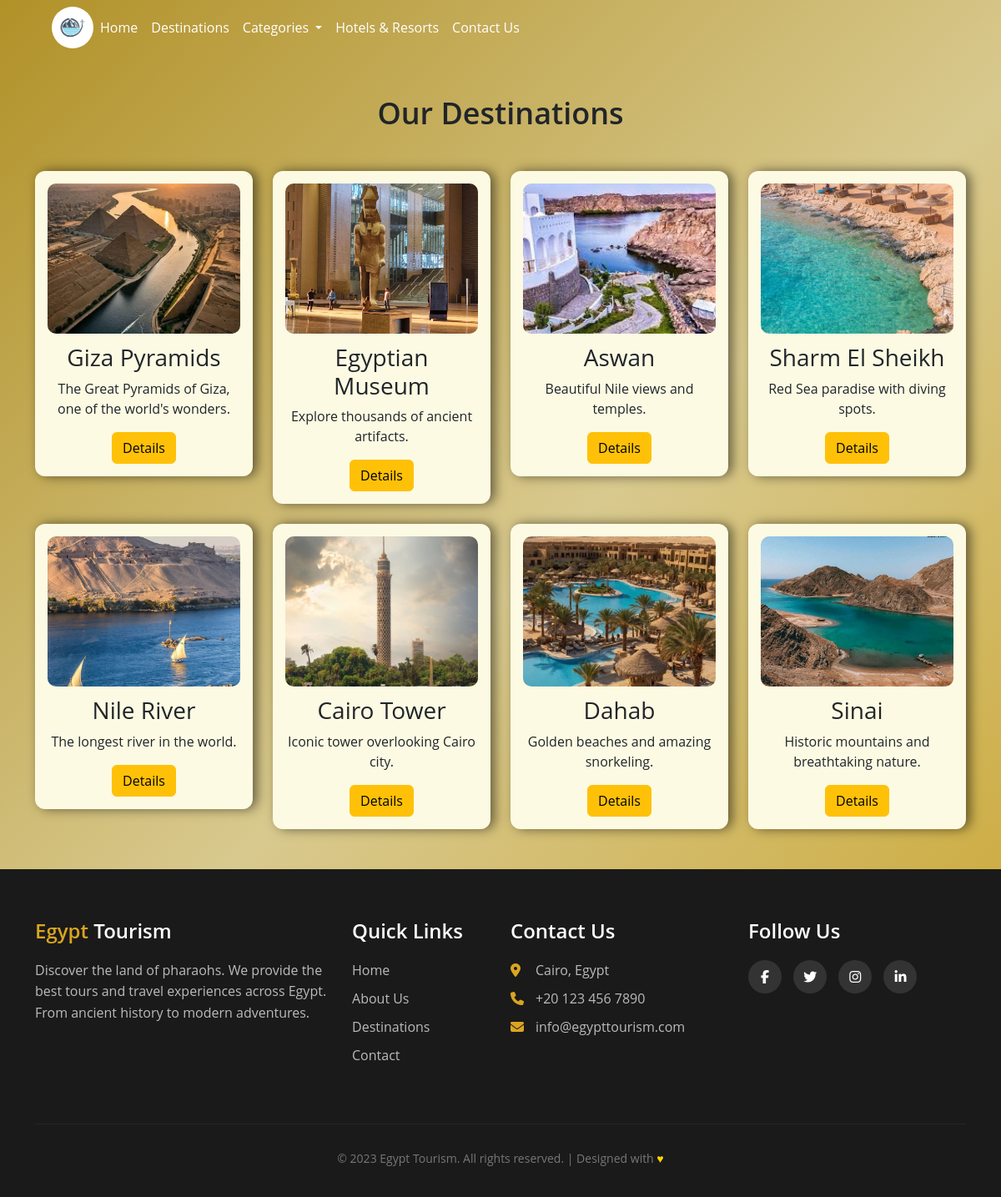
Before: /destination.php with the older database file.
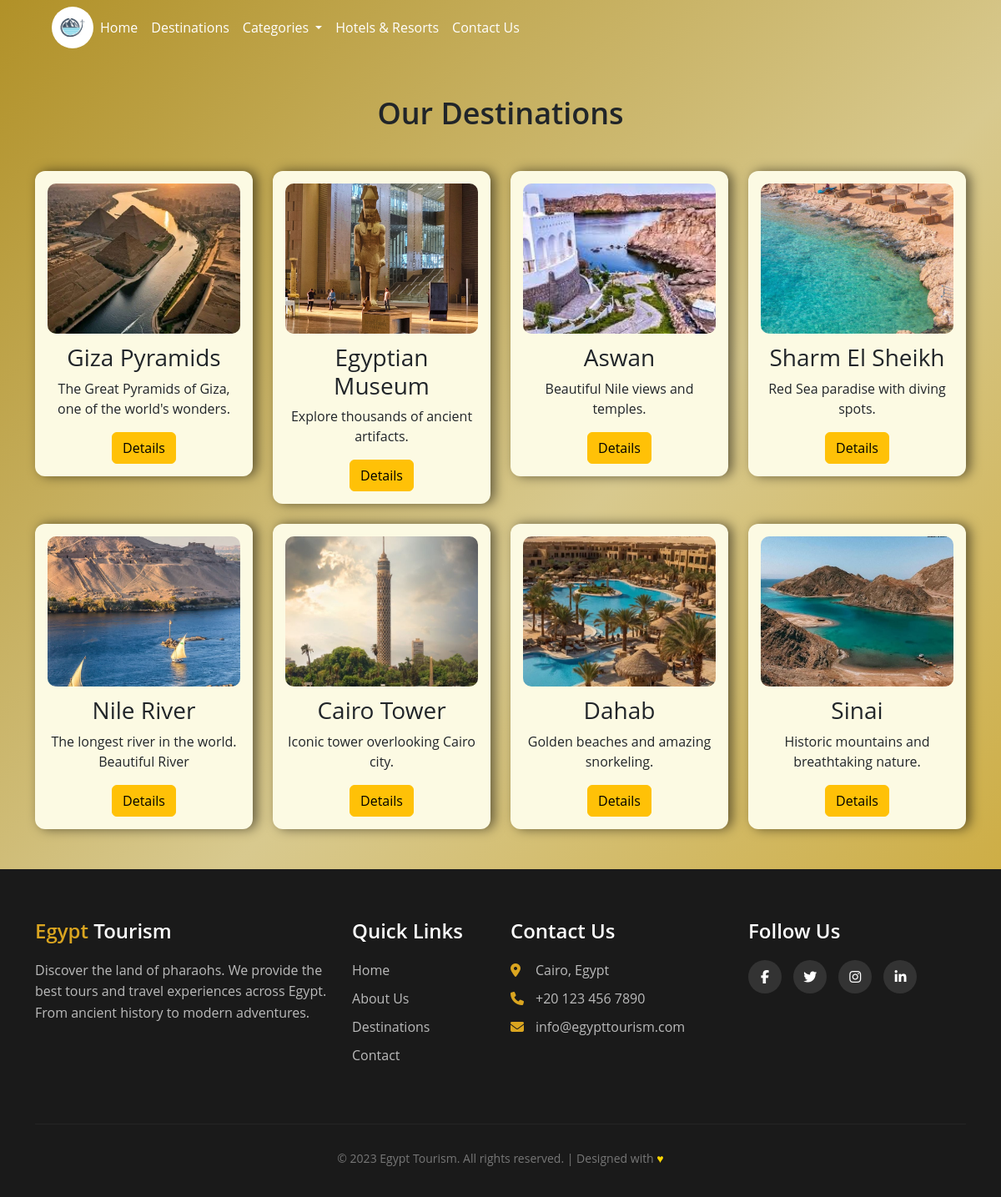
After: the same page with the newer database file.
### tables this page shows
CREATE TABLE `destination` (
  `id` int(11) NOT NULL,
  `name` varchar(100) DEFAULT NULL,
  `image` varchar(255) DEFAULT NULL,
  `description` text DEFAULT NULL
);

### destination.php (the view, shortened to what this page needs)
<!DOCTYPE html>
<html lang="en">
<head>
  <link rel="stylesheet" href="bootstrap/css/bootstrap.min.css">
  <link rel="stylesheet" href="style.css">
</head>
<body>
<?php
$conn = mysqli_connect("localhost:3307", "root", "", "tourism",3307);
$sql = "SELECT * FROM destination";
$result = mysqli_query($conn, $sql);
?>
 <nav class="navbar navbar-expand-lg">
  <div class="container-fluid" style="margin: 0px 0px 0px -50px;">
    <img src="images/logo.png" style="width: 50px; height: 50px; border-radius: 50%; margin-left:100px" alt="Site Logo">
    <div class="collapse navbar-collapse" id="navbarSupportedContent">
      <ul class="navbar-nav me-auto mb-2 mb-lg-0">
        <li class="nav-item">
          <a class="nav-link active" aria-current="page" href="index.php" style="color: white;">Home</a>
        </li>
        <li class="nav-item">
          <a class="nav-link" href="#destinations" style="color: white;">Destinations</a>
        </li>
        <li class="nav-item dropdown">
          <a class="nav-link dropdown-toggle" href="#" role="button" data-bs-toggle="dropdown"
            aria-expanded="false" style="color: white;">
            Categories
          </a>
        </li>
        <li class="nav-item">
          <a class="nav-link" href="#hotels" style="color: white;">Hotels & Resorts</a>
        </li>
        <li class="nav-item">
          <a class="nav-link" href="#contact" style="color: white;">Contact Us</a>
        </li>
      </ul>
    </div>
  </div>
</nav>
<section class="destinations py-5" id="destinations">
  <div class="container text-center">
    <h2 class="mb-5">Our Destinations</h2>
    <div class="row g-4">
      <?php
      if (mysqli_num_rows($result) > 0) {
          while($row = mysqli_fetch_assoc($result)) {
              echo '
              <div class="col-md-6 col-lg-3">
                <div class="destination-card">
                  <img src="images/'.$row["image"].'" alt="'.$row["name"].'">
                  <h3>'.$row["name"].'</h3>
                  <p>'.$row["description"].'</p>
                     <a href="#" class="btn btn-warning">Details</a>
                </div>
              </div>
              ';
          }
      } else {
          echo "<p>No destinations found</p>";
      }
      ?>
    </div>
  </div>
</section>
<footer class="footer-section">
  <div class="container">
    <div class="row">
      <div class="col-lg-4 col-md-6 mb-4">
        <h3 class="footer-heading"><span>Egypt</span> Tourism</h3>
        <p class="footer-text">
          Discover the land of pharaohs. We provide the best tours and travel experiences across Egypt.
          From ancient history to modern adventures.
        </p>
      </div>
      <div class="col-lg-2 col-md-6 mb-4">
        <h4 class="footer-heading">Quick Links</h4>
        <ul class="list-unstyled footer-links">
          <li><a href="index.php">Home</a></li>
          <li><a href="#about">About Us</a></li>
          <li><a href="destination.php">Destinations</a></li>
          <li><a href="#contact">Contact</a></li>
        </ul>
      </div>
      <div class="col-lg-3 col-md-6 mb-4">
        <h4 class="footer-heading">Contact Us</h4>
        <ul class="list-unstyled footer-contact">
          <li><i class="fas fa-map-marker-alt"></i> Cairo, Egypt</li>
          <li><i class="fas fa-phone"></i> +20 123 456 7890</li>
          <li><i class="fas fa-envelope"></i> info@egypttourism.com</li>
        </ul>
      </div>
      <div class="col-lg-3 col-md-6 mb-4">
        <h4 class="footer-heading">Follow Us</h4>
        <div class="social-icons">
          <a href="#"><i class="fab fa-facebook-f"></i></a>
          <a href="#"><i class="fab fa-twitter"></i></a>
          <a href="#"><i class="fab fa-instagram"></i></a>
          <a href="#"><i class="fab fa-linkedin-in"></i></a>
        </div>
      </div>
    </div>
    <hr class="footer-divider">
    <div class="row">
      <div class="col-md-12 text-center">
        <p class="copyright-text">
          &copy; 2023 Egypt Tourism. All rights reserved. | Designed with <span style="color: gold;">&hearts;</span>
        </p>
      </div>
    </div>
  </div>
</footer>
</body>
</html>

### style.css (style rules this page uses)
html { scroll-behavior: smooth; }
body { font-family: 'Open Sans', sans-serif; }
.destinations h2 { font-size: 36px; font-weight: 600; }
.destination-card { background: #fcfae3; border-radius: 12px; padding: 15px; box-shadow: 5px 0 14px rgba(0, 0, 0, 0.527); transition: .3s; }
.destination-card img { width: 100%; height: 180px; border-radius: 10px; object-fit: cover; margin-bottom: 12px; }
.footer-section { background-color: #1a1a1a; color: #fff; padding: 60px 0 20px; position: relative; font-family: 'Open Sans', sans-serif; }
.footer-heading { font-size: 24px; margin-bottom: 20px; font-weight: 600; color: #fff; }
.footer-heading span { color: goldenrod; }
.footer-text { color: #bbb; line-height: 1.6; }
.footer-links li { margin-bottom: 10px; }
.footer-links a { color: #bbb; text-decoration: none; transition: 0.3s; }
.footer-contact li { color: #bbb; margin-bottom: 10px; display: flex; align-items: center; }
.footer-contact i { color: goldenrod; margin-right: 10px; width: 20px; }
.social-icons a { display: inline-flex; justify-content: center; align-items: center; width: 40px; height: 40px; background: #333; color: #fff; border-radius: 50%; margin-right: 10px; text-decoration: none; transition: 0.3s; }
.footer-divider { border-color: #444; margin: 30px 0; }
.copyright-text { color: #777; font-size: 14px; }

### destination.php (style rules this page uses)
body { background: linear-gradient(135deg, #b19128ff, #d8c98eff, #c9a227); min-height: 100vh; }
nav { position: relative; z-index: 2; }
nav .nav-link { transition: 0.3s; }

Changed rows visible on the page:
changed destination "Nile River": description "The longest river in the world." → "The longest river in the world. Beautiful River"
